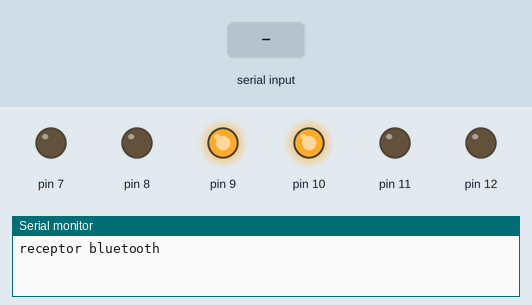
Recording of a sketch running on a simulated Arduino Uno, built with avr-gcc and run on an emulated ATmega328P. Parts: output pins drawn as LEDs (lit = HIGH), the last lines printed to the serial monitor. The inputs (shaded band) are chosen by the test bench.

Above: at 1.2 s.
1.3 s: "F" received over the second serial link
At 1.7 s:
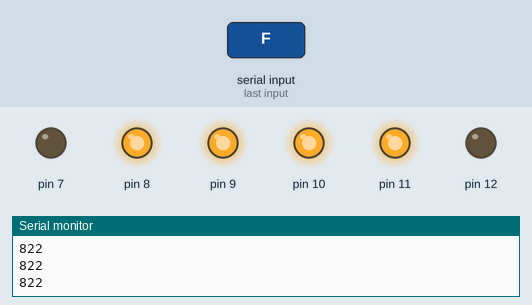
2.8 s: "B" received over the second serial link
At 3.1 s:
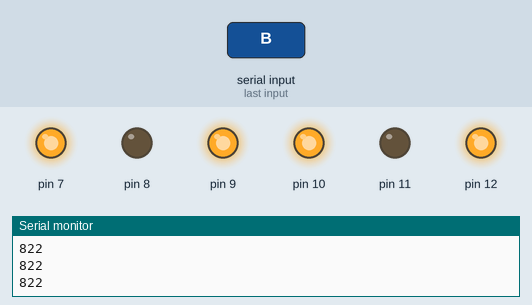
4.3 s: "L" received over the second serial link
At 5.1 s:
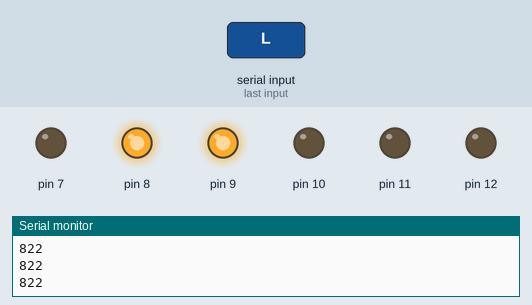
5.8 s: "R" received over the second serial link
At 7.0 s:
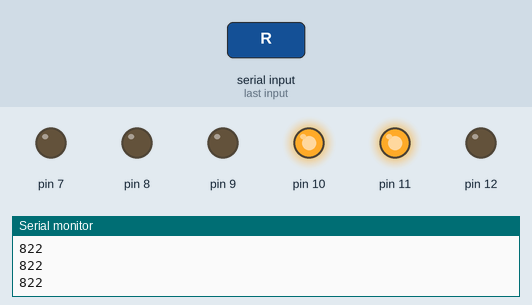
7.3 s: "S" received over the second serial link
At 8.0 s:
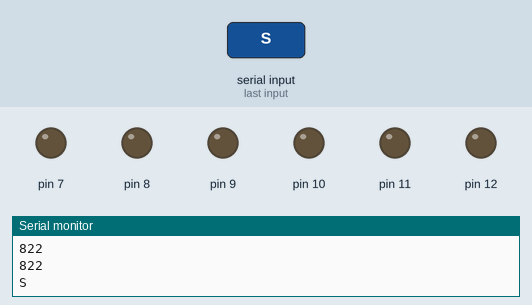
8.8 s: "H" received over the second serial link
At 9.8 s:
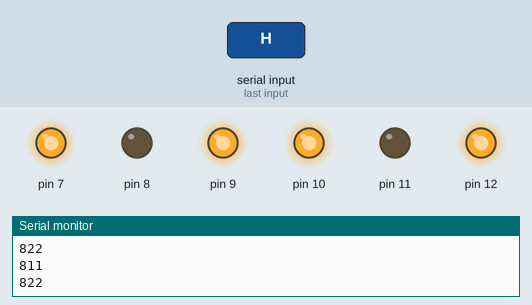
Timing chart, 0 to 11.3 s (numbered marks = the images above; inputs shaded):
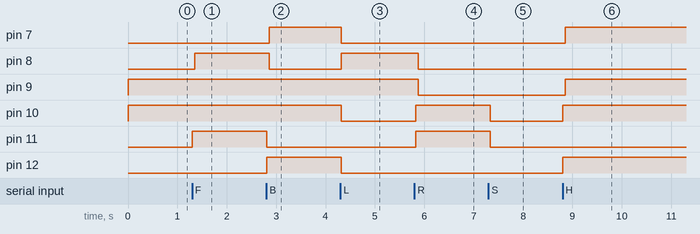

Measured:
- after the input at 1.3 s, pin 8: LOW → HIGH after 0.05 s; pin 11: LOW → HIGH at once
- after the input at 2.8 s, pin 7: LOW → HIGH after 0.06 s; pin 8: HIGH → LOW after 0.06 s; pin 11: HIGH → LOW at once; pin 12: LOW → HIGH at once
- after the input at 4.3 s, pin 7, pin 10, pin 12: HIGH → LOW at once; pin 8: LOW → HIGH at once
- after the input at 5.8 s, pin 8, pin 9: HIGH → LOW after 0.07 s; pin 10, pin 11: LOW → HIGH at once
- after the input at 7.3 s, pin 10, pin 11: HIGH → LOW at once
- after the input at 8.8 s, pin 7, pin 9: LOW → HIGH after 0.05 s; pin 10, pin 12: LOW → HIGH at once

The sketch:

tank_controller.ino
```cpp
#include <SoftwareSerial.h>
#include "Tanque.h"

SoftwareSerial mySerial(4, 5); // RX, TX

char ordenRecibida;
Tanque tanque; // = new Tanque();
int velocidad = 10;

void setup()
{


  tanque.setMotorIzquierdo(11, 12, 10); //8, 7, 9);
  tanque.setMotorDerecho(8, 7, 9); //11, 12, 10);

  // Open serial communications and wait for port to open:
  Serial.begin(9600);
  Serial.println("receptor bluetooth");

  // set the data rate for the SoftwareSerial port
  mySerial.begin(9600);
}

void loop() // run over and over
{
  if (mySerial.available()){
    ordenRecibida = mySerial.read();
    Serial.println(ordenRecibida);
  }

  switch(ordenRecibida){
  case 'F':
    tanque.avance(velocidad);
    break;
  case 'B': //atras
    tanque.retroceso(velocidad);
    break;
  case 'L':  //izq
   tanque.giroIzquierda(velocidad);
    break;
  case 'R':  //dcha
  tanque.giroDerecha(velocidad);
    break;
  case 'S':  //stop
    tanque.parada();
    break;
  case 'G':  //stop
  tanque.adelanteIzquierda(velocidad);
    break;
  case 'I':  //stop
  tanque.adelanteDerecha(velocidad);
    break;
  case 'H':  //stop
  tanque.atrasIzquierda(velocidad);
    break;
  case 'J':  //stop
  tanque.atrasDerecha(velocidad);
    break;
    case '0':
    velocidad = 0;
    break;
    case '1':
    velocidad = 10;
    break;
    case '2':
    velocidad = 20;
    break;
    case '3':
    velocidad = 30;
    break;
    case '4':
    velocidad = 40;
    break;
    case '5':
    velocidad = 50;
    break;
    case '6':
    velocidad = 60;
    break;
    case '7':
    velocidad = 70;
    break;
    case '8':
    velocidad = 80;
    break;
    case '9':
    velocidad = 90;
    break;
    case 'q':
    velocidad = 100;
    break;
  default:
    break;
  }
}
    //TODO
    //luces delante ON   W
    //luces delante OFF  w
    //luces detras ON    U
    //luces detras ON    u

void lucesDelanterasOn(){
}

void lucesDelanterasOff(){
}

void lucesTraserasOn(){
}

void lucesTraserasOff(){
}
```

Motor.cpp
```cpp
#include <Arduino.h>
#include "Motor.h"


//
// Constructor
//

Motor::Motor(){
}

Motor::Motor(int tmpPinAvance, int tmpPinRetroceso, int tmpPinVelocidad){
  pinAvance = tmpPinAvance;
  pinRetroceso = tmpPinRetroceso;
  pinVelocidad = tmpPinVelocidad;
  pinMode(pinAvance, OUTPUT);
  pinMode(pinRetroceso, OUTPUT);
  pinMode(pinVelocidad, OUTPUT);
  digitalWrite(pinVelocidad, HIGH);
};


//setters
void Motor::setMotor(int tmpPinAvance, int tmpPinRetroceso, int tmpPinVelocidad){
  pinAvance = tmpPinAvance;
  pinRetroceso = tmpPinRetroceso;
  pinVelocidad = tmpPinVelocidad;
  pinMode(pinAvance, OUTPUT);
  pinMode(pinRetroceso, OUTPUT);
  pinMode(pinVelocidad, OUTPUT);
  digitalWrite(pinVelocidad, HIGH);
}


void Motor::avance(int velocidad){
  digitalWrite(pinRetroceso, LOW);
  digitalWrite(pinAvance, HIGH);
  ajustarVelocidad(velocidad);
}

void Motor::retroceso(int velocidad){
  digitalWrite(pinAvance, LOW);
  digitalWrite(pinRetroceso, HIGH);
  ajustarVelocidad(velocidad);
}

void Motor::paro(){
  digitalWrite(pinVelocidad, 0);
  digitalWrite(pinAvance, LOW);
  digitalWrite(pinRetroceso, LOW);
}

void Motor::ajustarVelocidad(int velocidad){
  int speedpin = map(velocidad, 0, 100, 800, 1023);
  analogWrite (pinVelocidad, speedpin);
  Serial.println(speedpin);
  delay(50);
}
```

Motor.h
```cpp
#ifndef Motor_h
#define Motor_h

class Motor{

private:

  int pinAvance;
  int pinRetroceso;
  int pinVelocidad;

  void ajustarVelocidad(int velocidad);

public:

  Motor();
  Motor(int pinAvance, int pinRetroceso, int pinVelocidad);

  //setters
  void setMotor(int pinAvance, int pinRetroceso, int pinVelocidad);

  void avance(int velocidad);
  void retroceso(int velocidad);
  void paro();
};
#endif
```

Tanque.cpp
```cpp
#include <Arduino.h>
#include "Tanque.h"
#include "Motor.h"

//
// Constructor
//
Tanque::Tanque(int pinAvanceM1, int pinRetrocesoM1, int pinVelocidadM1, int pinAvanceM2, int pinRetrocesoM2, int pinVelocidadM2){
  motorIzquierdo.setMotor(pinAvanceM1, pinRetrocesoM1, pinVelocidadM1);
  motorDerecho.setMotor(pinAvanceM2, pinRetrocesoM2, pinVelocidadM2);
}

Tanque::Tanque(){
}

void Tanque::setMotorIzquierdo(int pinAvance, int pinRetroceso, int pinVelocidad){
  motorIzquierdo.setMotor(pinAvance, pinRetroceso, pinVelocidad);
}

void Tanque::setMotorDerecho(int pinAvance, int pinRetroceso, int pinVelocidad){
  motorDerecho.setMotor(pinAvance, pinRetroceso, pinVelocidad);
}

void Tanque::avance(int velocidad){
  motorIzquierdo.avance(velocidad);
  motorDerecho.avance(velocidad);
}

void Tanque::retroceso(int velocidad){
  motorIzquierdo.retroceso(velocidad);
  motorDerecho.retroceso(velocidad);
}

void Tanque::giroIzquierda(int velocidad){
  motorIzquierdo.paro();
  motorDerecho.avance(velocidad);
}

void Tanque::giroDerecha(int velocidad){
  motorIzquierdo.avance(velocidad);
  motorDerecho.paro();
}

void Tanque::adelanteIzquierda(int velocidad){
  motorIzquierdo.avance(velocidad/2);
  motorDerecho.avance(velocidad);
}

void Tanque::atrasIzquierda(int velocidad){
  motorIzquierdo.retroceso(velocidad/2);
  motorDerecho.retroceso(velocidad);
}

void Tanque::adelanteDerecha(int velocidad){
  motorIzquierdo.avance(velocidad);
  motorDerecho.avance(velocidad/2);
}

void Tanque::atrasDerecha(int velocidad){
  motorIzquierdo.retroceso(velocidad);
  motorDerecho.retroceso(velocidad/2);
}

void Tanque::parada(){
  motorIzquierdo.paro();
  motorDerecho.paro();
}
```

Tanque.h
```cpp
#ifndef Tanque_H
#define Tanque_H
#include "Motor.h"

class Tanque {
private:
  Motor motorIzquierdo;
  Motor motorDerecho;

public:
  Tanque();
  Tanque(int pinAvanceMIz, int pinRetrocesoMIz, int pinVelocidadMIz, int pinAvanceMDer, int pinRetrocesoMDer, int pinVelocidadMDer );

  void setMotorIzquierdo(int pinAvance, int pinRetroceso, int pinVelocidad);
  void setMotorDerecho(int pinAvance, int pinRetroceso, int pinVelocidad);

  void avance(int velocidad);
  void retroceso(int velocidad);
  void giroIzquierda(int velocidad);
  void giroDerecha(int velocidad);

  void adelanteIzquierda(int velocidad);
  void atrasIzquierda(int velocidad);
  void adelanteDerecha(int velocidad);
  void atrasDerecha(int velocidad);

  void parada();
};
#endif
```
